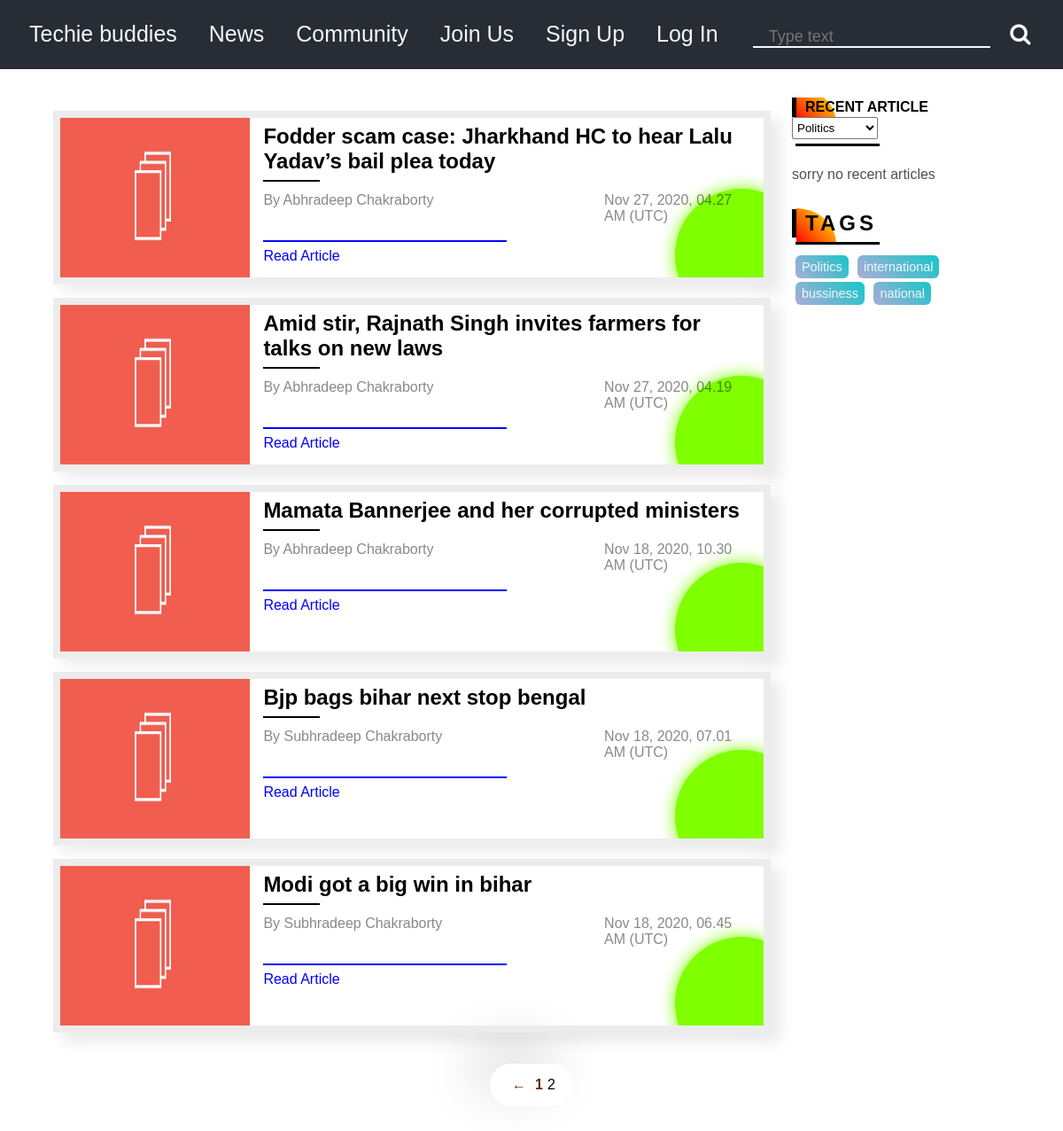
/news/Politics/page/2, run on the app's committed database.
### Blog/models.py (models this page shows, shortened)
class Blog(models.Model):
    heading = models.CharField(max_length=100)
    publish_date = models.DateTimeField()
    content = fields.RichTextField()
    author = models.ForeignKey(Author,on_delete = models.CASCADE)
    tags = models.ManyToManyField(Tag,related_name='blogs')
    read = models.IntegerField(default=0)
    front_img = models.ImageField(blank=True,upload_to='Blog/images',null = True)
    def was_published_recently(self):
        return self.publish_date >= timezone.now() - datetime.timedelta(days= 2)
    class Meta:
        ordering=['-id']

class Author(models.Model):
    name = models.CharField(max_length = 45)
    country = models.CharField(max_length = 45,choices=COUNTRY_CHOICES)
    works_at = models.CharField(max_length=48)
    description = fields.RichTextField(blank=True,null=True)
    image = models.ImageField(blank = True,upload_to='Blog/images',null = True)
    email = models.EmailField(blank=True,null=True)
    facebook_url = models.URLField(blank=True,null=True)
    instagram_url = models.URLField(blank=True,null=True)
    twitter_url = models.URLField(blank=True,null=True)

class Tag(models.Model):
    name = models.CharField(max_length=15)

### Blog/views.py (the view)
# urls.py: path('<slug:name>',views.tagpost,name='tagpost'),
def tagpost(request,name,index='1'):
    tag = Tag.objects.get(name=name)
    tags = Tag.objects.all()
    tag2 = Tag.objects.get(name='Politics')
    blogtag = tag2.blogs.all()
    pagination = ''
    current_page = int(index)
    path = request.path
    if path.find('page')!= -1:
        path = ''
    print(path)
    limit = 8 * current_page
    offset = limit - 8
    blog_list = tag.blogs.all()[offset:limit]  # limiting contacts based on current_page
    total_blogs = tag.blogs.all().count()
    total_pages = total_blogs // 8
    if total_blogs % 8 != 0:
        if total_blogs > 8:
            total_pages += 1 # adding one more page if the last page will contains less contacts
        pagination = make_pagination_html(current_page, total_pages,path)
    return render(request,'Techblog/tagpost.html',{'blogs':blog_list,'tags':tags,'blogtag':blogtag,'pagination':pagination})

### template/Techblog/tagpost.html
{% extends 'Techblog/base.html' %}
{% load static %}
{%block link%}
<link rel='stylesheet'  href='{% static "Techblog/basenews.css"%}' />
{% endblock %}
{%block body%}
    {% include 'Techblog/basenews.html' %}
{% endblock%}

### template/Techblog/basenews.html (shortened to what this page needs)
{% load static %}
<section class='main-section'>
    <main>
        <div class='blog-container'>
            {% if blogs%}
            {% for blog in blogs %}
            <div class='post'>
                {% if blog.front_img %}
                <img class='main-post-img' src='{{blog.front_img.url}}' />
                <script>console.log('hello');</script>
                {% else %}
                    <img class='main-post-img' src='{%static "Techblog/featuredimage.jpg" %}' />
                {% endif %}
                <div class='small-intro'>
                    <h2>{{blog.heading}}</h2>
                    <div class='heading-underline'></div>
                    <div class='post-information'>
                        <p class='author'><span>By</span> {{blog.author.name}}</p>
                        <p class='time-of-post'>{{blog.publish_date|date:'M j, Y,'}} {{blog.publish_date|date:'H.i A'}}
                            ({{blog.publish_date|date:'T'}})</p>
                    </div>
                    <div class='line'></div>
                    <a class='read-article' href='{% url "Blog:post" blog.id %}'>Read Article</a>
                </div>
            </div>
            {% endfor %}
            {% else %}
            <h1 style='color:rgb(88, 77, 77);padding:15px 0;'>sorry no articles </h1>
            {% endif %}
        </div>
        <div class='sidebar-wrapper'>
            <div class='related-items'>
                <div class='head post-tag'>
                    <h1>RECENT ARTICLE</h1>
                    <select id='tag-search' name='tagsname'>
                        {% for tag in tags %}
                        <option value={{tag.name}}>{{tag.name}}</option>
                        {% endfor %}
                    </select>
                    <div class='heading-bar'></div>
                </div>
                <div class='related-content'>
                </div>
            </div>
            <div class='tags-wrapper'>
                <div class='head'>
                    <h1>TAGS</h1>
                    <div class='heading-bar'></div>
                </div>
                {% for tag in tags %}
                    <a class='tags' href='{% url "Blog:tagpost" tag.name %}'>{{tag.name}}</a>
                {% endfor %}
            </div>
        </div>
    </main>
    <div class='page-number'>
        <div class='kalo' style='display:inline-block;'>
            {{pagination|safe}}
        </div>
    </div>
</section>

### static/Techblog/base.css (style rules this page uses)
* { margin: 0; padding: 0; box-sizing: border-box; }
body { min-height: 100vh; font-family: 'Gill Sans', 'Gill Sans MT', Calibri, 'Trebuchet MS', sans-serif; }

### static/Techblog/basenews.css (style rules this page uses)
.main-section { width:90%; margin:auto; margin-top: 32px; }
.blog-container { width:75%; float: left; }
.post { overflow:auto; margin-top: 15px; margin-bottom: 15px; box-shadow: -10px -10px 15px rgba(255,255,255,0.5), 10px 10px 15px rgba(70,70,70,0.12); border: 8px solid #ececec; position:relative; overflow:hidden; }
.post::before { position: absolute; content:''; width: 150px; background-color: chartreuse; height: 150px; border-radius: 50%; bottom:-50px; right:-50px; z-index: -2; box-shadow: 0 0 18px chartreuse; }
.main-post-img { width:27%; height: 180px; float:left; }
.small-intro { float:left; width:73%; padding: 7px 15px 10px; }
.post::after { clear: both; content:''; display: table; }
.small-intro h2 { margin-bottom:7px; }
.heading-underline { width:64px; margin-bottom: 12px; height: 2px; background-color: black; }
.post-information { width:100%; color:#0007; margin-bottom:18px; }
.author { float:left; width:70%; }
.time-of-post { float:right; width:30%; }
.post-information::after { content:''; clear:both; display:table; }
.read-article { padding: 5px 5px 5px 0; display:inline-block; text-decoration: none; color:blue; }
.line { width:50%; content:''; height:2px; background-color: blue; margin-bottom: 2px; margin-top: 15px; }
.sidebar-wrapper { float:left; width:22%; margin-left:24px; display: flex; flex-direction: column; overflow: auto; }
main::after { clear:both; content:''; display:table; }
.head h1 { padding: 2px 10px 2px; letter-spacing: 4px; border-left:5px solid black; position:relative; }
.heading-bar { margin-top: 5px; margin-bottom: 8px; margin-left:4px; content:''; width:40%; height:3px; background-color: black; }
.post-tag h1 { display:inline-block; margin-right:10%; letter-spacing: normal; font-size: 1rem; }
#tag-search { padding: 3px 1px; display:inline-block; }
.head h1::after { width:45px; height:40px; content:''; background: linear-gradient(45deg,red,yellow); position:absolute; z-index:-2; bottom:-7px; left:0; border-radius:0% 100% 100% 0% / 0% 100% 0% 100% ; }
.related-content { display:flex; flex-direction: column; }
.page-number { text-align: center; margin:20px 0 30px; }
.tags-wrapper { margin-top: 15px; }
.tags { display: inline-block; padding: 5px 7px; color:aliceblue; text-decoration: none; font-size: 0.9rem; border-radius: 6px; margin:4px 2px 0 4px; background: linear-gradient(45deg,rgba(5, 5, 136, 0.333),rgb(21, 199, 199)); }
.page-number a { display: inline-block; text-decoration: none; color: rgb(105, 43, 2); padding: 5px; margin: 0; border-radius: 4px; background: #fff; font-weight: bold; }
.page-number li { list-style-type: none; display:inline-block; }
.kalo { padding:10px 20px; border-radius: 50px; background: #ffffff; box-shadow: -20px -20px 60px #d9d9d9, 20px 20px 60px #ffffff; }

### data on the page
Blog: heading "Fodder scam case: Jharkhand HC to hear Lalu Yadav’s bail plea today", author.name "Abhradeep Chakraborty", publish_date "Nov 27, 2020,", publish_date "04.27 AM", publish_date "UTC"
Blog: heading "Amid stir, Rajnath Singh invites farmers for talks on new laws", author.name "Abhradeep Chakraborty", publish_date "Nov 27, 2020,", publish_date "04.19 AM", publish_date "UTC"
Blog: heading "Mamata Bannerjee and her corrupted ministers", author.name "Abhradeep Chakraborty", publish_date "Nov 18, 2020,", publish_date "10.30 AM", publish_date "UTC"
Blog: heading "Bjp bags bihar next stop bengal", author.name "Subhradeep Chakraborty", publish_date "Nov 18, 2020,", publish_date "07.01 AM", publish_date "UTC"
Blog: heading "Modi got a big win in bihar", author.name "Subhradeep Chakraborty", publish_date "Nov 18, 2020,", publish_date "06.45 AM", publish_date "UTC"
Tag: name "Politics"
Tag: name "international"
Tag: name "bussiness"
Tag: name "national"

### other printed values
{{ pagination|safe }} "← 1 2"
form field tagsname "Politics"
